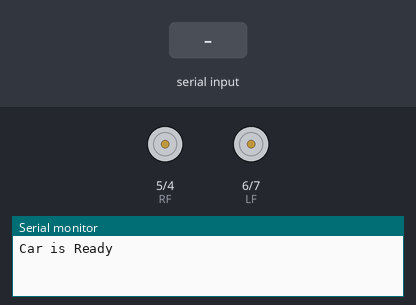
The sketch below on a simulated Arduino Uno, built with avr-gcc and run on an emulated ATmega328P. On the bench: motor-driver pin pairs drawn as motors (green arrow = first pin HIGH = forward, orange = second pin HIGH = backward, longer = more drive), the last lines printed to the serial monitor. The inputs (shaded band) are chosen by the test bench.

Above: at 1.2 s.
1.3 s: "F" received over Serial
At 1.8 s:
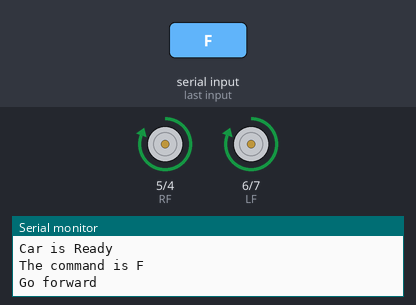
2.8 s: "B" received over Serial
At 4.0 s:
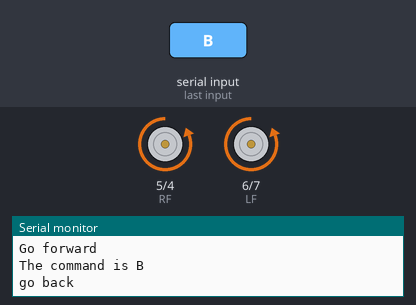
4.3 s: "R" received over Serial
At 5.2 s:
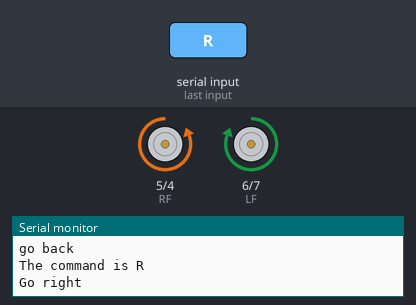
5.8 s: "L" received over Serial
At 6.4 s:
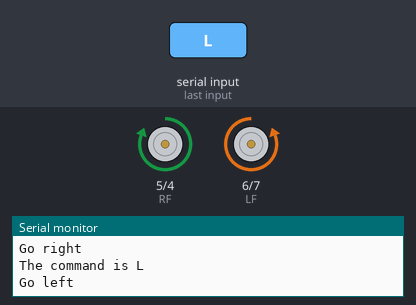
Timing chart, 0 to 8.3 s (numbered marks = the images above; inputs shaded):
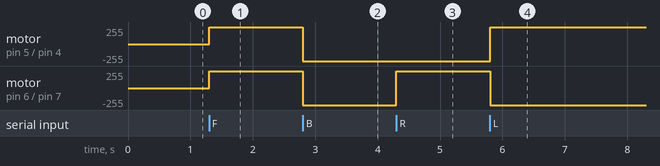

Measured:
- after the input at 1.3 s, motor on pin 5 (RF) / pin 4 (RB), motor on pin 6 (LF) / pin 7 (LB): stopped → forward 255/255 at once
- after the input at 2.8 s, motor on pin 5 (RF) / pin 4 (RB), motor on pin 6 (LF) / pin 7 (LB): forward 255/255 → backward 255/255 at once
- after the input at 4.3 s, motor on pin 6 (LF) / pin 7 (LB): backward 255/255 → forward 255/255 at once
- after the input at 5.8 s, motor on pin 5 (RF) / pin 4 (RB): backward 255/255 → forward 255/255 at once; motor on pin 6 (LF) / pin 7 (LB): forward 255/255 → backward 255/255 at once

The sketch:

android_Car.ino
```cpp
#include<SoftwareSerial.h>

int LF = 6;
int LB = 7;
int RF = 5;
int RB = 4;

void setup()
{
  Serial.begin(9600);
  Serial.println("Car is Ready");
  pinMode(LF, OUTPUT);
  pinMode(RF, OUTPUT);
  pinMode(LB, OUTPUT);
  pinMode(RB, OUTPUT);
}

void loop()
{
  if (Serial.available())
  {
    char a = Serial.read();
    Serial.print("The command is ");
    Serial.println(a);
    if (a == 'F')
      Forward();
    if (a == 'B')
      Backward();
    if (a == 'R')
      Right();
    if (a == 'L')
      Left();
    if (a == 'S')
      Stop();
  }
}


void Forward()
{
  Serial.println("Go forward");
  digitalWrite(LF, HIGH);
  digitalWrite(RF, HIGH);
  digitalWrite(RB, LOW);
  digitalWrite(LB, LOW);
}

void Backward()
{
  Serial.println("go back");
  digitalWrite(LB, HIGH);
  digitalWrite(RB, HIGH);
  digitalWrite(RF, LOW);
  digitalWrite(LF, LOW);
}

void Right()
{
  Serial.println("Go right");
  digitalWrite(LF, HIGH);
  digitalWrite(RF, LOW);
  digitalWrite(RB, HIGH);
  digitalWrite(LB, LOW);
}

void Left()
{
  Serial.println("Go left");
  digitalWrite(LF, LOW);
  digitalWrite(RF, HIGH);
  digitalWrite(RB, LOW);
  digitalWrite(LB, HIGH);
}

void Stop()
{
  Serial.println("Stop car");
  digitalWrite(LF, LOW);
  digitalWrite(RF, LOW);
  digitalWrite(RB, LOW);
  digitalWrite(LB, LOW);
}
```
